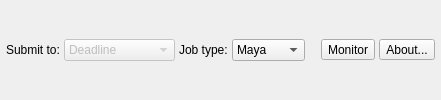
     <widget class="QFrame" name="header_frame">
      <property name="lineWidth">
       <number>0</number>
      </property>
      <layout class="QGridLayout" name="header_gridLayout">
       <property name="margin">
        <number>6</number>
       </property>
       <property name="spacing">
        <number>4</number>
       </property>
       <item row="0" column="0">
        <widget class="QLabel" name="submitTo_label">
         <property name="text">
          <string>Submit to:</string>
         </property>
         <property name="buddy">
          <cstring>submitTo_comboBox</cstring>
         </property>
        </widget>
       </item>
       <item row="0" column="2">
        <widget class="QLabel" name="jobType_label">
         <property name="text">
          <string>Job type:</string>
         </property>
         <property name="buddy">
          <cstring>jobType_comboBox</cstring>
         </property>
        </widget>
       </item>
       <item row="0" column="5">
        <widget class="QToolButton" name="monitor_toolButton">
         <property name="toolTip">
          <string>Launch Deadline Monitor</string>
         </property>
         <property name="text">
          <string>Monitor</string>
         </property>
         <property name="toolButtonStyle">
          <enum>Qt::ToolButtonTextBesideIcon</enum>
         </property>
        </widget>
       </item>
       <item row="0" column="6">
        <widget class="QToolButton" name="about_toolButton">
         <property name="toolTip">
          <string>About Render Submit</string>
         </property>
         <property name="text">
          <string>About...</string>
         </property>
        </widget>
       </item>
       <item row="0" column="4">
        <spacer name="header_horizontalSpacer">
         <property name="orientation">
          <enum>Qt::Horizontal</enum>
         </property>
         <property name="sizeHint" stdset="0">
          <size>
           <width>12</width>
           <height>20</height>
          </size>
         </property>
        </spacer>
       </item>
       <item row="0" column="3">
        <widget class="QComboBox" name="jobType_comboBox">
         <property name="xmlTag" stdset="0">
          <string>jobType</string>
         </property>
         <item>
          <property name="text">
           <string>Maya</string>
          </property>
         </item>
         <item>
          <property name="text">
           <string>Houdini</string>
          </property>
         </item>
         <item>
          <property name="text">
           <string>Nuke</string>
          </property>
         </item>
         <item>
          <property name="text">
           <string>Generic</string>
          </property>
         </item>
        </widget>
       </item>
       <item row="0" column="1">
        <widget class="QComboBox" name="submitTo_comboBox">
         <property name="enabled">
          <bool>false</bool>
         </property>
         <property name="sizePolicy">
          <sizepolicy hsizetype="Maximum" vsizetype="Fixed">
           <horstretch>0</horstretch>
           <verstretch>0</verstretch>
          </sizepolicy>
         </property>
         <property name="currentIndex">
          <number>1</number>
         </property>
         <item>
          <property name="text">
           <string>Render Queue</string>
          </property>
         </item>
         <item>
          <property name="text">
           <string>Deadline</string>
          </property>
         </item>
        </widget>
       </item>
      </layout>
     </widget>
